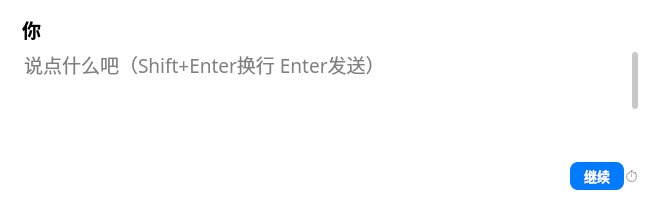
<?xml version="1.0" encoding="UTF-8"?>
<ui version="4.0">
 <class>ChatDialog</class>
 <widget class="QWidget" name="ChatDialog">
  <property name="geometry">
   <rect>
    <x>0</x>
    <y>0</y>
    <width>650</width>
    <height>200</height>
   </rect>
  </property>
  <property name="minimumSize">
   <size>
    <width>320</width>
    <height>150</height>
   </size>
  </property>
  <property name="font">
   <font>
    <family>Microsoft YaHei</family>
    <pointsize>12</pointsize>
   </font>
  </property>
  <property name="styleSheet">
   <string notr="true">* {
    background: transparent;
    border: none;
}</string>
  </property>
  <layout class="QGridLayout" name="gridLayout">
   <property name="leftMargin">
    <number>20</number>
   </property>
   <property name="topMargin">
    <number>15</number>
   </property>
   <property name="rightMargin">
    <number>12</number>
   </property>
   <property name="bottomMargin">
    <number>10</number>
   </property>
   <property name="horizontalSpacing">
    <number>1</number>
   </property>
   <property name="verticalSpacing">
    <number>2</number>
   </property>
   <item row="0" column="0">
    <widget class="QLabel" name="labelName">
     <property name="font">
      <font>
       <family>Microsoft YaHei</family>
       <pointsize>14</pointsize>
       <weight>75</weight>
       <bold>true</bold>
      </font>
     </property>
     <property name="text">
      <string notr="true">你</string>
     </property>
     <property name="indent">
      <number>2</number>
     </property>
    </widget>
   </item>
   <item row="1" column="0">
    <widget class="QTextEdit" name="textEdit">
     <property name="font">
      <font>
       <family>Microsoft YaHei</family>
       <pointsize>14</pointsize>
      </font>
     </property>
     <property name="contextMenuPolicy">
      <enum>Qt::DefaultContextMenu</enum>
     </property>
     <property name="styleSheet">
      <string notr="true">QMenu {
    background-color: #ffffff;
    border: none;
    border-radius: 8px;
    padding: 5px;
}

QMenu::item {
    padding: 8px 20px;
    background-color: transparent;
    border-radius: 4px;
}

QMenu::item:selected {
    background-color: #F2F2F7;
    color: #1C1C1E;
}

QMenu::separator {
    height: 1px;
    background: #E5E5EA;
    margin: 5px 0;
}</string>
     </property>
     <property name="frameShape">
      <enum>QFrame::NoFrame</enum>
     </property>
     <property name="verticalScrollBarPolicy">
      <enum>Qt::ScrollBarAlwaysOff</enum>
     </property>
     <property name="horizontalScrollBarPolicy">
      <enum>Qt::ScrollBarAlwaysOff</enum>
     </property>
     <property name="acceptRichText">
      <bool>false</bool>
     </property>
     <property name="placeholderText">
      <string>说点什么吧（Shift+Enter换行 Enter发送）</string>
     </property>
    </widget>
   </item>
   <item row="1" column="1">
    <widget class="QScrollBar" name="scrollBar">
     <property name="sizePolicy">
      <sizepolicy hsizetype="Fixed" vsizetype="Minimum">
       <horstretch>0</horstretch>
       <verstretch>0</verstretch>
      </sizepolicy>
     </property>
     <property name="layoutDirection">
      <enum>Qt::RightToLeft</enum>
     </property>
     <property name="styleSheet">
      <string notr="true">QScrollBar:vertical {
    border: none;
    background: transparent;
    width: 6px;
}

QScrollBar::handle:vertical {
    background: #C7C7CC;
    border-radius: 3px;
    min-height: 30px;
}

QScrollBar::handle:vertical:hover {
    background: #AEAEB2;
}

QScrollBar::add-line:vertical, QScrollBar::sub-line:vertical {
    background: transparent;
    border: none;
    height: 0px;
}

QScrollBar::groove:vertical {
    background: transparent;
    border: none;
}</string>
     </property>
     <property name="maximum">
      <number>10</number>
     </property>
     <property name="value">
      <number>1</number>
     </property>
     <property name="sliderPosition">
      <number>1</number>
     </property>
     <property name="orientation">
      <enum>Qt::Vertical</enum>
     </property>
    </widget>
   </item>
   <item row="2" column="0">
    <layout class="QHBoxLayout" name="bottomLayout">
     <property name="spacing">
      <number>0</number>
     </property>
     <item>
      <spacer name="horizontalSpacer">
       <property name="orientation">
        <enum>Qt::Horizontal</enum>
       </property>
       <property name="sizeHint" stdset="0">
        <size>
         <width>40</width>
         <height>20</height>
        </size>
       </property>
      </spacer>
     </item>
     <item>
      <widget class="QPushButton" name="btnNext">
       <property name="text">
        <string notr="true">继续</string>
       </property>
       <property name="flat">
        <bool>true</bool>
       </property>
       <property name="styleSheet">
        <string notr="true">QPushButton {
    background-color: #007AFF;
    color: #FFFFFF;
    border: none;
    border-radius: 8px;
    padding: 4px 14px;
    font-size: 13px;
    font-weight: 500;
}

QPushButton:hover {
    background-color: #0066D6;
}

QPushButton:pressed {
    background-color: #0055B3;
}</string>
       </property>
      </widget>
     </item>
    </layout>
   </item>
   <item row="2" column="1">
    <widget class="QPushButton" name="btnHistory">
     <property name="styleSheet">
      <string notr="true">QPushButton {
    background-color: transparent;
    border: none;
    border-radius: 5px;
    font-size: 16px;
    color: #8E8E93;
}

QPushButton:hover {
    background-color: #F2F2F7;
    border: none;
}

QPushButton:pressed {
    background-color: #E5E5EA;
    border: none;
}</string>
     </property>
     <property name="text">
      <string notr="true">⏱</string>
     </property>
    </widget>
   </item>
  </layout>
 </widget>
 <resources/>
 <connections/>
</ui>
